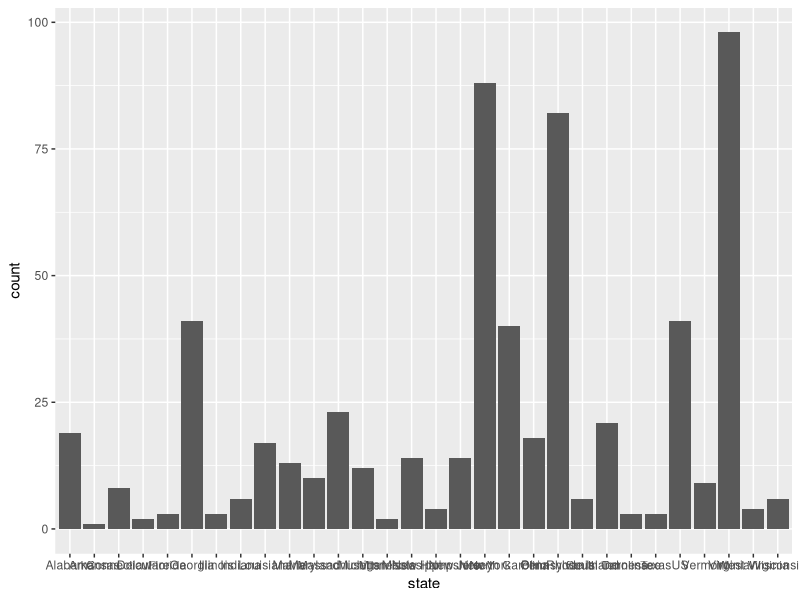

This figure's R source:
library(tidyverse)
setwd("C:/Users/Cory/Desktop/nam")
df <- read_csv("gettysburg_oob.csv")
glimpse(df)

df %>% group_by(army, corps, division, brigade, type, state) %>%
  summarize(numUnits = n()) -> dfsummary

dfsummary
glimpse(dfsummary)

# write.csv(dfsummary, "gettyGroup.csv", row.names = F)

# table(df$division, df$state)
ggplot(df, aes(state)) +
  geom_bar()
